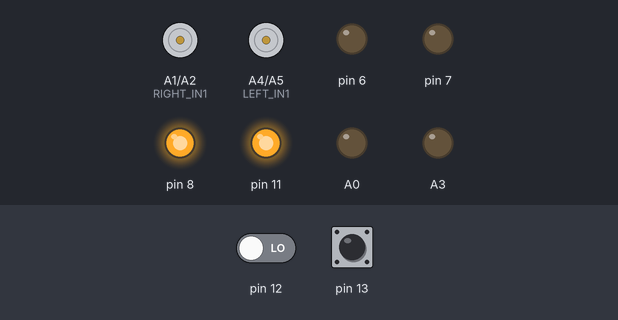
This program was run on a simulated Arduino Uno, built with avr-gcc and run on an emulated ATmega328P. On the bench: motor-driver pin pairs drawn as motors (green arrow = first pin HIGH = forward, orange = second pin HIGH = backward, longer = more drive, scaled by the enable pin), output pins drawn as LEDs (lit = HIGH). The test bench sets the inputs (shaded band); at power-on: pin 13 LOW, pin 12 LOW.

Above: at 0.1 s.
At 1.2 s:
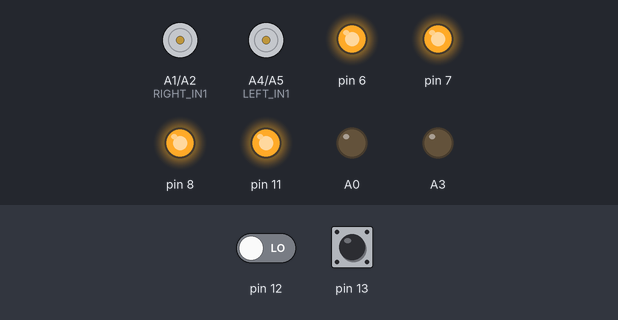
1.3 s: pin 13 pulsed HIGH 2 times (0.12 s each, 0.3 s apart)
At 2.4 s:
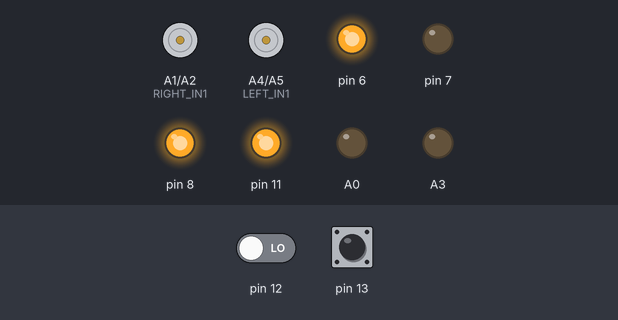
Timing chart, 0 to 13.9 s (numbered marks = the images above; inputs shaded):
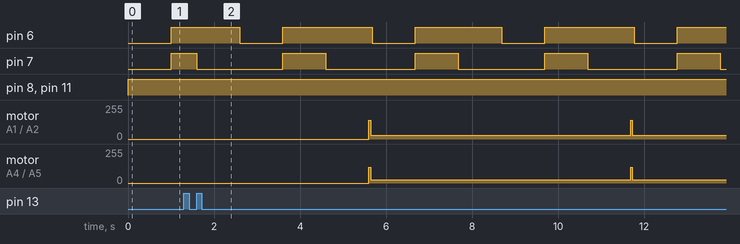

Measured:
- by itself, pin 6: alternates HIGH for 2.1 s and LOW for 1.0 s
- by itself, pin 7: alternates HIGH for 1.0 s and LOW for 2.0 s

The program:

main.cpp
```cpp
#include <Arduino.h>
#include <TCS3200.h>
#include <stdint.h>
#include "util.h"
#include "header.h"

// Define RGB values for colours, these must match the same order as the enum.
static uint8_t RGBColoursLeft[COLOUR_COUNT][3] = {
    {47, 41, 55},   // Black
    {166, 166, 200} // White
};

static uint8_t RGBColoursRight[COLOUR_COUNT][3] = {
    {62, 55, 66},   // Black
    {125, 125, 142} // White
};

// Sensors
TCS3200 TCS_LEFT(S0, S1, S2, S3, C_OUT_LEFT);
TCS3200 TCS_RIGHT(S0, S1, S2, S3, C_OUT_RIGHT);

void setup()
{
#ifdef LOGGING
    // Begin serial communication for logging.
    Serial.begin(9600);
#endif

    // Initialise all motor pins.  The colour sensors are initialised in the sensor constructor.
    pinMode(A0, OUTPUT);
    pinMode(A1, OUTPUT);
    pinMode(A2, OUTPUT);
    pinMode(A3, OUTPUT);
    pinMode(A4, OUTPUT);
    pinMode(A5, OUTPUT);
}

void loop()
{
    // Read both colour sensors.
    Colour c_left = (Colour)TCS_LEFT.closestColour(RGBColoursLeft, COLOUR_COUNT, SENSOR_READOUT_SCALING);
    Colour c_right = (Colour)TCS_RIGHT.closestColour(RGBColoursRight, COLOUR_COUNT, SENSOR_READOUT_SCALING);

#ifdef LOGGING
    // Print the colour values.
    Serial.println("Left: " + colourNameFromEnum(c_left) + " Right: " + colourNameFromEnum(c_right));

    auto rgb_left = TCS_LEFT.colourReadRGB(SENSOR_READOUT_SCALING);
    auto rgb_right = TCS_RIGHT.colourReadRGB(SENSOR_READOUT_SCALING);

    Serial.println("Left: " + String(rgb_left.r) + " " + String(rgb_left.g) + " " + String(rgb_left.b));
    Serial.println("Right: " + String(rgb_right.r) + " " + String(rgb_right.g) + " " + String(rgb_right.b));
#endif

    // Find direction
    Direction direction = Direction::FORWARD;
    if (c_left == Colour::BLACK)
    {
        direction = Direction::LEFT;
    }
    else if (c_right == Colour::BLACK)
    {
        direction = Direction::RIGHT;
    }

    // Move the robot.
    move(direction);

    if (direction == Direction::FORWARD)
    {
        // Poor man's PWM to slow the robot's speed.
        delay(40);
        move(Direction::FORWARD, 0.2, 0.2);
        delay(40);
    }
    else
    {
        // If we're turning, we need to wait for the robot to turn before we can read the colour again.
        delay(20);
    }
}
```

header.h
```cpp
// #define LOGGING

// Number of colours to detect
#define COLOUR_COUNT 5
#define SPEED 140
#define SENSOR_READOUT_SCALING 100
#define RIGHT_MOTOR_OFFSET * 0.85
#define TURN_OFFSET * 0.68

// Shared colour sensor pins
#define S0 11
#define S1 8
#define S2 7
#define S3 6

// Colour sensor output pins
#define C_OUT_LEFT 13
#define C_OUT_RIGHT 12

// Motor control
#define LEFT_ENA 5
#define LEFT_IN1 A4
#define LEFT_IN2 A5

#define RIGHT_ENA 3
#define RIGHT_IN1 A1
#define RIGHT_IN2 A2
```

util.cpp
```cpp
#include <Arduino.h>
#include "util.h"
#include "header.h"

String colourNameFromEnum(Colour input)
{
    switch (input)
    {
    case Colour::BLACK:
        return "BLACK";
    case Colour::WHITE:
        return "WHITE";
    default:
        return "UNKNOWN";
    }
}

String directionNameFromEnum(Direction direction)
{
    switch (direction)
    {
    case Direction::LEFT:
        return "LEFT";
    case Direction::RIGHT:
        return "RIGHT";
    case Direction::FORWARD:
        return "FORWARD";
    case Direction::BACKWARD:
        return "BACKWARD";
    case Direction::STOP:
        return "STOP";
    default:
        return "UNKNOWN";
    }
}

void move(Direction direction, float left_multiplier, float right_multiplier)
{
#ifdef LOGGING
    Serial.println("Moving " + directionNameFromEnum(direction));
#endif

    if (direction != Direction::BACKWARD)
    {
        // Default drive forward.
        digitalWrite(LEFT_IN1, HIGH);
        digitalWrite(LEFT_IN2, LOW);
        digitalWrite(RIGHT_IN1, HIGH);
        digitalWrite(RIGHT_IN2, LOW);
    }

    switch (direction)
    {
    case Direction::LEFT:
        analogWrite(LEFT_ENA, SPEED TURN_OFFSET * left_multiplier);
        analogWrite(RIGHT_ENA, SPEED RIGHT_MOTOR_OFFSET TURN_OFFSET * right_multiplier);
        digitalWrite(LEFT_IN1, LOW);
        digitalWrite(LEFT_IN2, HIGH);
        break;
    case Direction::RIGHT:
        analogWrite(LEFT_ENA, SPEED TURN_OFFSET * left_multiplier);
        analogWrite(RIGHT_ENA, SPEED TURN_OFFSET * right_multiplier);
        digitalWrite(RIGHT_IN1, LOW);
        digitalWrite(RIGHT_IN2, HIGH);
        break;
    case Direction::FORWARD:
        analogWrite(LEFT_ENA, SPEED * left_multiplier);
        analogWrite(RIGHT_ENA, SPEED RIGHT_MOTOR_OFFSET * right_multiplier);
        break;
    case Direction::BACKWARD:
        analogWrite(LEFT_ENA, SPEED * left_multiplier);
        analogWrite(RIGHT_ENA, SPEED RIGHT_MOTOR_OFFSET * right_multiplier);
        digitalWrite(LEFT_IN1, LOW);
        digitalWrite(LEFT_IN2, HIGH);
        digitalWrite(RIGHT_IN1, LOW);
        digitalWrite(RIGHT_IN2, HIGH);
        break;
    case Direction::STOP:
        analogWrite(LEFT_ENA, LOW);
        analogWrite(RIGHT_ENA, LOW);
        break;
    }
}
```

util.h
```cpp
#pragma once
#include <Arduino.h>

/**
 * @brief The direction in which the Robot can move.
 */
enum class Direction
{
    LEFT,
    RIGHT,
    FORWARD,
    BACKWARD,
    STOP
};

/**
 * @brief The colour of the track.
 */
enum class Colour
{
    BLACK,
    WHITE
};

/**
 * @brief Converts a direction enum value to a string.
 *
 * @param direction The direction value.
 * @return The direction as a string.
 */
String directionNameFromEnum(Direction direction);

/**
 * @brief Converts a colour enum value to a string.
 *
 * @param colour The colour value.
 * @return The colour as a string.
 */
String colourNameFromEnum(Colour colour);

/**
 * @brief Moves the robot in the direction specified.
 *
 * @param direction The direction to move the robot in.
 * @param left_multiplier The speed multiplier to use for the left motor.
 * @param right_multiplier The speed multiplier to use for the right motor.
 */
void move(Direction direction, float left_multiplier = 1, float right_multiplier = 1);
```
